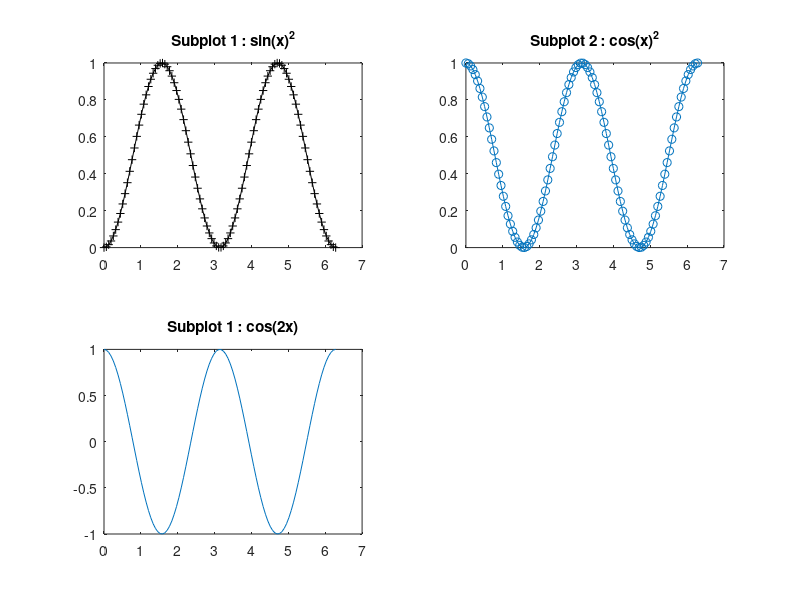

Write MATLAB code to recreate this figure.
subplot(2, 2, 1)

x = linspace(0, 2*pi);
y = sin(x).^2;

plot(x, y, '-+k')
title('Subplot 1 : sin(x)^2')

subplot(2, 2, 2)

y2 = cos(x).^2;
plot(x, y2, '-o')
title('Subplot 2 : cos(x)^2')

subplot(2, 2, 3)

y3 = cos(2*x);
plot(x, y3, '-')
title('Subplot 1 : cos(2x)')
